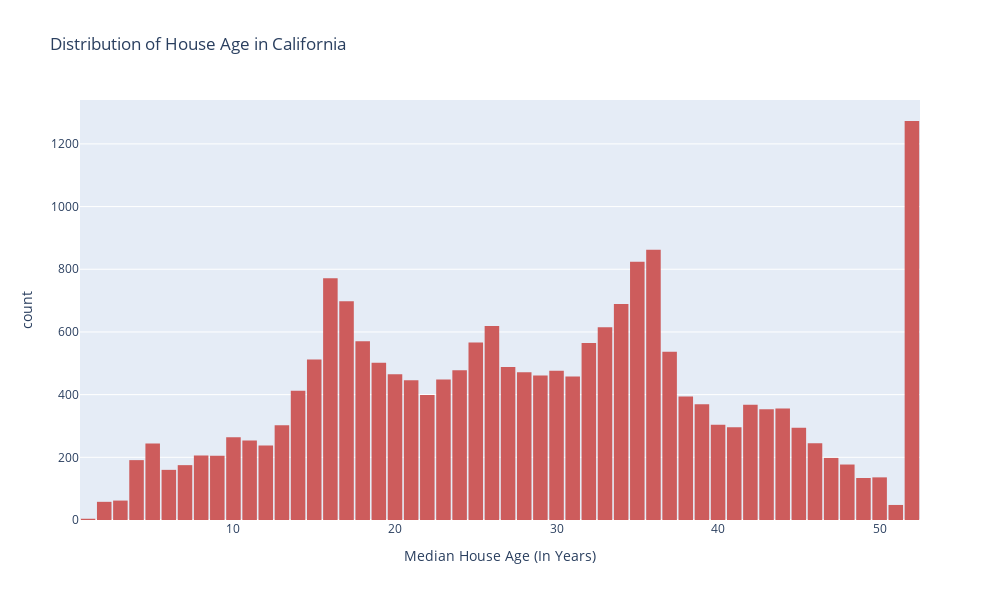

Source (notebook cell):
### Code cell
# Histogram to visualize the distribution of house ages in California
fig = px.histogram(data,
                   x = 'Median_Age',
                   title = 'Distribution of House Age in California',
                   color_discrete_sequence = ['indianred'],
                   labels = {'Median_Age':'Median House Age (In Years)'}
                    )
fig.update_layout(bargap = 0.1, width = 1000, height = 600)
fig.show()

### Figure 1 — Plotly figure (JSON) as saved in the notebook; plotly's stock layout.template omitted (floating-point values rounded to 4 significant figures; data arrays with more than 128 entries replaced by an {"elided": "..."} marker saying what was removed)
{"data": [{"alignmentgroup": "True", "bingroup": "x", "hovertemplate": "Median House Age (In Years)=%{x}<br>count=%{y}<extra></extra>", "legendgroup": "", "marker": {"color": "indianred", "pattern": {"shape": ""}}, "name": "", "offsetgroup": "", "orientation": "v", "showlegend": false, "type": "histogram", "x": {"elided": "20640 int values"}, "xaxis": "x", "yaxis": "y"}], "layout": {"bargap": 0.1, "barmode": "relative", "height": 600, "legend": {"tracegroupgap": 0}, "title": {"text": "Distribution of House Age in California"}, "width": 1000, "xaxis": {"anchor": "y", "domain": [0, 1], "title": {"text": "Median House Age (In Years)"}}, "yaxis": {"anchor": "x", "domain": [0, 1], "title": {"text": "count"}}}}
